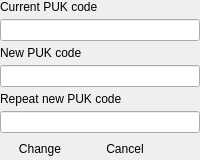
            <widget class="QWidget" name="changePukReader">
             <layout class="QGridLayout" name="changePukReaderLayout">
              <property name="margin">
               <number>0</number>
              </property>
              <property name="spacing">
               <number>5</number>
              </property>
              <item row="0" column="0" colspan="3">
               <widget class="QLabel" name="changePukValidateLabel">
                <property name="text">
                 <string>Current PUK code</string>
                </property>
                <property name="buddy">
                 <cstring>changePukValidate</cstring>
                </property>
               </widget>
              </item>
              <item row="1" column="0" colspan="3">
               <widget class="QLineEdit" name="changePukValidate">
                <property name="maxLength">
                 <number>12</number>
                </property>
                <property name="echoMode">
                 <enum>QLineEdit::Password</enum>
                </property>
               </widget>
              </item>
              <item row="2" column="0" colspan="3">
               <widget class="QLabel" name="changePukNewLabel">
                <property name="text">
                 <string>New PUK code</string>
                </property>
                <property name="buddy">
                 <cstring>changePukNew</cstring>
                </property>
               </widget>
              </item>
              <item row="3" column="0" colspan="3">
               <widget class="QLineEdit" name="changePukNew">
                <property name="maxLength">
                 <number>12</number>
                </property>
                <property name="echoMode">
                 <enum>QLineEdit::Password</enum>
                </property>
               </widget>
              </item>
              <item row="4" column="0" colspan="3">
               <widget class="QLabel" name="changePukRepeatLabel">
                <property name="text">
                 <string>Repeat new PUK code</string>
                </property>
                <property name="buddy">
                 <cstring>changePukRepeat</cstring>
                </property>
               </widget>
              </item>
              <item row="5" column="0" colspan="3">
               <widget class="QLineEdit" name="changePukRepeat">
                <property name="maxLength">
                 <number>12</number>
                </property>
                <property name="echoMode">
                 <enum>QLineEdit::Password</enum>
                </property>
               </widget>
              </item>
              <item row="6" column="0">
               <widget class="QPushButton" name="changePukChange">
                <property name="focusPolicy">
                 <enum>Qt::StrongFocus</enum>
                </property>
                <property name="text">
                 <string>Change</string>
                </property>
                <property name="default">
                 <bool>true</bool>
                </property>
                <property name="flat">
                 <bool>true</bool>
                </property>
               </widget>
              </item>
              <item row="6" column="1">
               <widget class="QPushButton" name="changePukCancel">
                <property name="focusPolicy">
                 <enum>Qt::StrongFocus</enum>
                </property>
                <property name="text">
                 <string>Cancel</string>
                </property>
                <property name="default">
                 <bool>true</bool>
                </property>
                <property name="flat">
                 <bool>true</bool>
                </property>
               </widget>
              </item>
              <item row="6" column="2">
               <spacer name="changePukSpacer">
                <property name="orientation">
                 <enum>Qt::Horizontal</enum>
                </property>
                <property name="sizeHint" stdset="0">
                 <size>
                  <width>0</width>
                  <height>0</height>
                 </size>
                </property>
               </spacer>
              </item>
             </layout>
            </widget>
